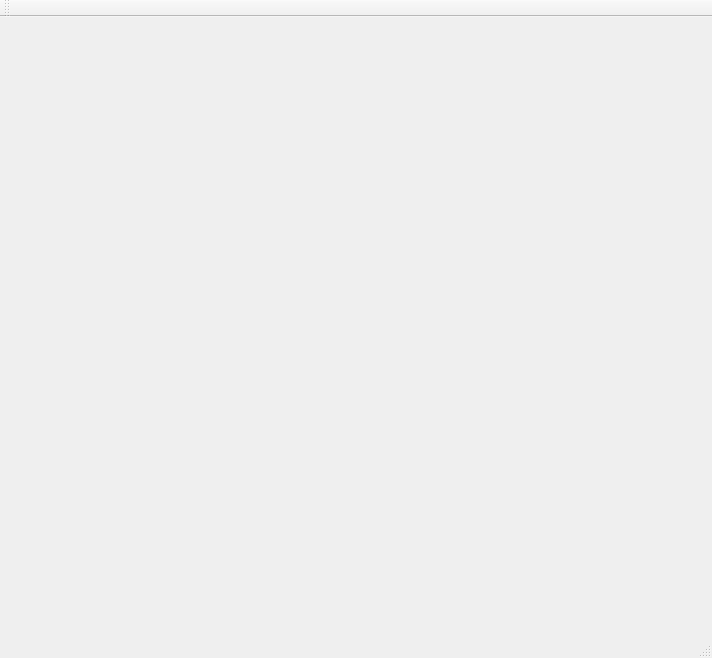
<?xml version="1.0" encoding="UTF-8"?>
<ui version="4.0">
 <class>MainWindow</class>
 <widget class="QMainWindow" name="MainWindow">
  <property name="geometry">
   <rect>
    <x>0</x>
    <y>0</y>
    <width>712</width>
    <height>658</height>
   </rect>
  </property>
  <property name="windowTitle">
   <string>MainWindow</string>
  </property>
  <widget class="QWidget" name="centralWidget">
   <widget class="QGLESWIDGET" name="widget" native="true">
    <property name="geometry">
     <rect>
      <x>10</x>
      <y>10</y>
      <width>600</width>
      <height>600</height>
     </rect>
    </property>
   </widget>
  </widget>
  <widget class="QMenuBar" name="menuBar">
   <property name="geometry">
    <rect>
     <x>0</x>
     <y>0</y>
     <width>712</width>
     <height>25</height>
    </rect>
   </property>
  </widget>
  <widget class="QToolBar" name="mainToolBar">
   <attribute name="toolBarArea">
    <enum>TopToolBarArea</enum>
   </attribute>
   <attribute name="toolBarBreak">
    <bool>false</bool>
   </attribute>
  </widget>
  <widget class="QStatusBar" name="statusBar"/>
 </widget>
 <layoutdefault spacing="6" margin="11"/>
 <customwidgets>
  <customwidget>
   <class>QGLESWIDGET</class>
   <extends>QWidget</extends>
   <header>qgleswidget.h</header>
   <container>1</container>
  </customwidget>
 </customwidgets>
 <resources/>
 <connections/>
</ui>
